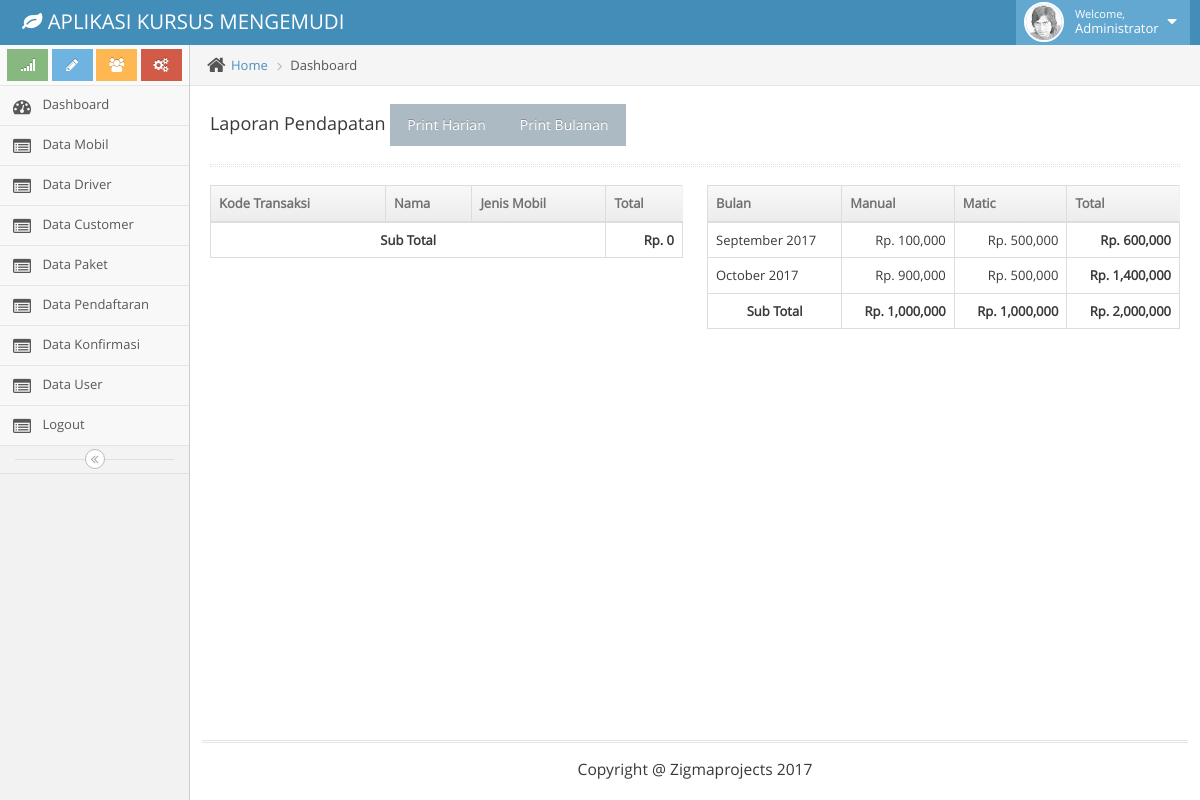
The page /admin/index.php (signed in) on the database its author committed.
### tables this page shows
CREATE TABLE `trx_konfirmasi` (
  `id` int(11) NOT NULL,
  `kode_daftar` varchar(32) NOT NULL,
  `id_daftar` int(11) NOT NULL,
  `tanggal` varchar(20) NOT NULL,
  `biaya` double NOT NULL,
  `no_rek` varchar(50) NOT NULL,
  `atas_nama` varchar(50) NOT NULL,
  `status` varchar(30) NOT NULL,
  `created_by` varchar(32) NOT NULL
);

CREATE TABLE `trx_daftar` (
  `id_daftar` int(11) NOT NULL,
  `id_customer` int(11) NOT NULL,
  `tanggal` varchar(20) NOT NULL,
  `status` varchar(20) NOT NULL,
  `id_paket` int(11) NOT NULL,
  `kode_mobil` varchar(20) NOT NULL,
  `created_by` varchar(32) NOT NULL
);

### admin/dashboard.php (the view, shortened to what this page needs)
<div class="main-content">
				<div class="main-content-inner">
					<div class="breadcrumbs ace-save-state" id="breadcrumbs">
						<ul class="breadcrumb">
							<li>
								<i class="ace-icon fa fa-home home-icon"></i>
								<a href="#">Home</a>
							</li>
							<li class="active">Dashboard</li>
						</ul>
					</div>
					<div class="page-content">
						<h4>Laporan Pendapatan <input type="button" class="btn"   onClick="printdiv('pedapatan_harian');" value=" Print Harian"><input type="button" class="btn"   onClick="printdiv('pendapatan_bulanan');" value=" Print Bulanan"></h4>
						<div class="hr hr-18 dotted hr-double"></div>
						<div class="row">
              <div id='pedapatan_harian'>
							<div class="col-md-6">
								<table class="table table-bordered">
									<thead>
											<th>Kode Transaksi </th>
                      <th>Nama </th>
											<th>Jenis Mobil </th>
											<th >Total </th>
									</thead>
									<tbody>
										<?php
                      $sub_total = 0;
												?>
                    <tr>
                      <td align='center' colspan="3"><b>Sub Total</b></td>
                      <td align='right'><b>Rp. <?= number_format($sub_total); ?></b></td>
                    </tr>
									</tbody>
								</table>
							</div>
            </div>
            <div id='pendapatan_bulanan'>
							<div class="col-md-6">
								<table class="table table-bordered">
									<thead>
											<th>Bulan </th>
                      <th>Manual </th>
                      <th>Matic </th>
											<th>Total</th>
									</thead>
									<tbody>
										<?php
                      $total_manual = 0;
                      $total_matic = 0;
                      $sub_total = 0;
										 	$query_bulanan = mysql_query("SELECT *,
                            SUM(case when mst_paket.jenis_mobil = 'Manual'
                                     then trx_konfirmasi.biaya
                                     else 0
                                end) AS biaya_manual,
                                SUM(case when mst_paket.jenis_mobil = 'Matic'
                                         then trx_konfirmasi.biaya
                                         else 0
                                    end) AS biaya_matic
                                 FROM trx_konfirmasi
                          LEFT JOIN trx_daftar ON trx_daftar.id_daftar = trx_konfirmasi.id_daftar
                          LEFT JOIN mst_paket ON mst_paket.id_paket = trx_daftar.id_paket
                          WHERE trx_konfirmasi.status = 'Accept'
                          GROUP BY DATE_FORMAT(trx_daftar.tanggal, '%Y%m')");
											while ($row_bulanan = mysql_fetch_array($query_bulanan)) {
                        $total_manual += $row_bulanan['biaya_manual'];
                        $total_matic += $row_bulanan['biaya_matic'];
                        $sub_total += $row_bulanan['biaya_manual'] + $row_bulanan['biaya_matic'];
												?>
													<tr>
														<td><?php $date= date_create($row_bulanan['tanggal']); echo date_format($date,"F"); ?> <?= date_format($date,"Y"); ?></td>
                            <td align='right'>Rp. <?php echo number_format($row_bulanan['biaya_manual']); ?></td>
                            <td align='right'>Rp. <?php echo number_format($row_bulanan['biaya_matic']); ?></td>
														<td align='right'><b>Rp. <?= number_format($row_bulanan['biaya_manual'] + $row_bulanan['biaya_matic']); ?></b></td>
													</tr>
												<?php
											}
										?>
                    <tr>
                      <td align='center'><b>Sub Total</b></td>
                      <td align='right'><b>Rp. <?= number_format($total_manual); ?></b></td>
                      <td align='right'><b>Rp. <?= number_format($total_matic); ?></b></td>
                      <td align='right'><b>Rp. <?= number_format($sub_total); ?></b></td>
                    </tr>
									</tbody>
								</table>
							</div>
            </div>
						</div>
					</div>
				</div>
			</div>

### rows shown on the page
trx_konfirmasi: id_daftar.tanggal "September", id_daftar.tanggal "2017", biaya_manual "100,000", biaya_matic "500,000", biaya_matic "600,000"
trx_konfirmasi: id_daftar.tanggal "October", id_daftar.tanggal "2017", biaya_manual "900,000", biaya_matic "500,000", biaya_matic "1,400,000"

### other values the page prints
$sub_total "0"
$total_manual "1,000,000"
$total_matic "1,000,000"
$sub_total "2,000,000"
